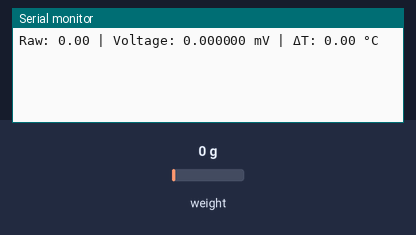
Bench run of a sketch on a simulated Arduino Uno, built with avr-gcc and run on an emulated ATmega328P. Shown: the last lines printed to the serial monitor. The inputs (shaded band) are chosen by the test bench; at power-on: weight on the scale 0 g.

Above: at 1.2 s.
1.3 s: weight on the scale set to 100 g
At 2.6 s:
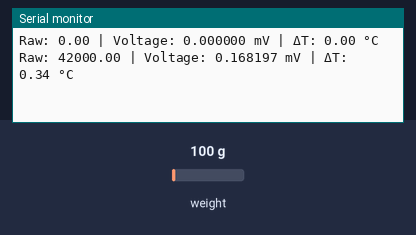
2.8 s: weight on the scale set to 1250 g
At 4.2 s:
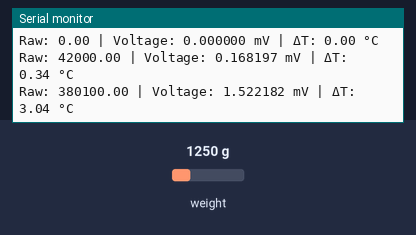
Timing chart, 0 to 5.8 s (numbered marks = the images above; inputs shaded):
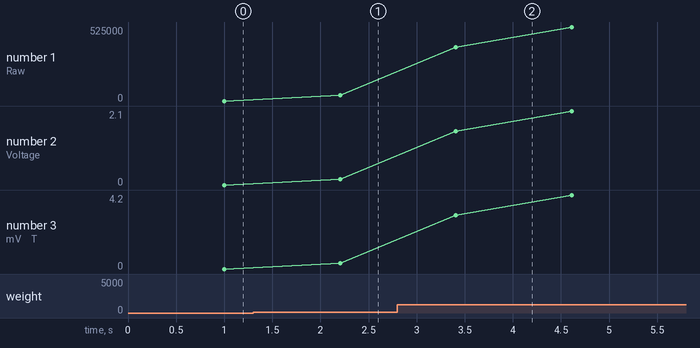

Measured:
- after the input at 1.3 s, the serial monitor: prints a new line after 0.91 s (image 1)
- after the input at 2.8 s, the serial monitor: prints a new line after 0.61 s (image 2)
- plotted number 1: 0 → 42000 after the input at 1.3 s, 42000 → 525000 after the input at 2.8 s
- plotted number 2: 0 → 0.17 after the input at 1.3 s, 0.17 → 2.1 after the input at 2.8 s
- plotted number 3: 0 → 0.34 after the input at 1.3 s, 0.34 → 4.2 after the input at 2.8 s

The sketch:

peltier__00__01.ino
```cpp
#include "HX711.h"

#define DT  4
#define SCK 5

HX711 scale;

// HX711 parameters
#define VREF 4.3
#define GAIN 128.0

// Seebeck coefficient (adjust after calibration)
#define S 0.0005

#define SAMPLES 10

void setup() {
  Serial.begin(115200);   // ESP32 supports higher baud rate
  scale.begin(DT, SCK);

  // Optional: set gain explicitly
  scale.set_gain(128);
}

void loop() {

  long sum = 0;

  // Averaging for stable readings
  for (int i = 0; i < SAMPLES; i++) {
    while (!scale.is_ready());   // wait for HX711
    sum += scale.read();
  }

  float raw = sum / (float)SAMPLES;

  // Convert to voltage (V)
  float voltage = (raw / 8388608.0) * (VREF / GAIN);

  // Convert to mV
  float voltage_mV = voltage * 1000.0;

  // Convert to temperature difference
  float deltaT = voltage / S;

  Serial.print("Raw: ");
  Serial.print(raw);

  Serial.print(" | Voltage: ");
  Serial.print(voltage_mV, 6);
  Serial.print(" mV");

  Serial.print(" | ΔT: ");
  Serial.print(deltaT, 2);
  Serial.println(" °C");

  delay(200);   // faster update than UNO
}
```
